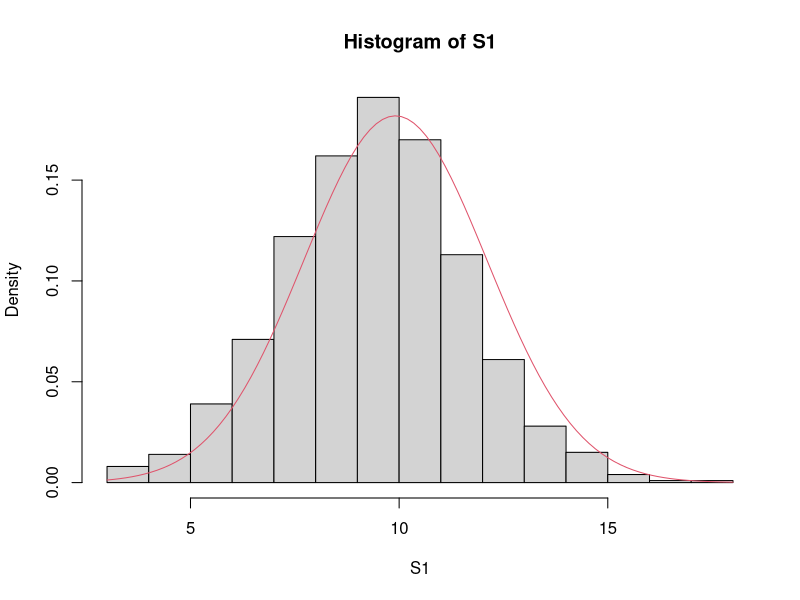
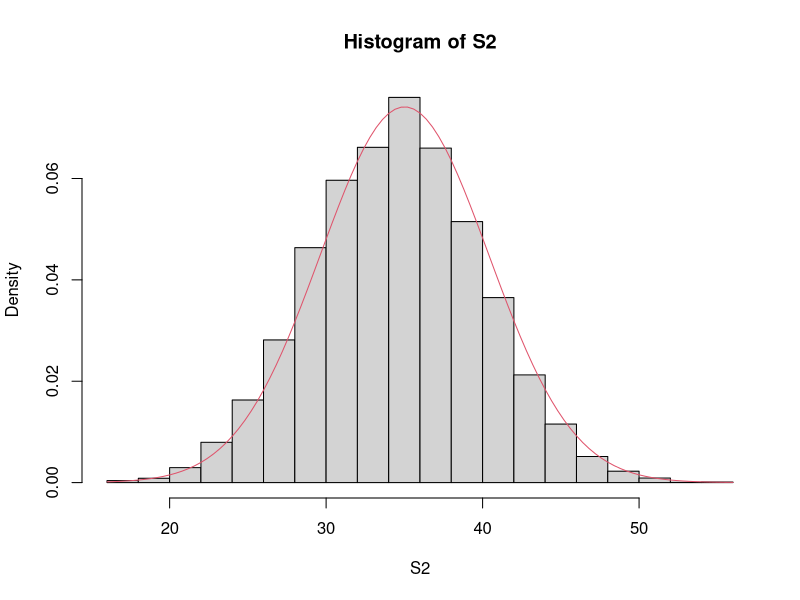
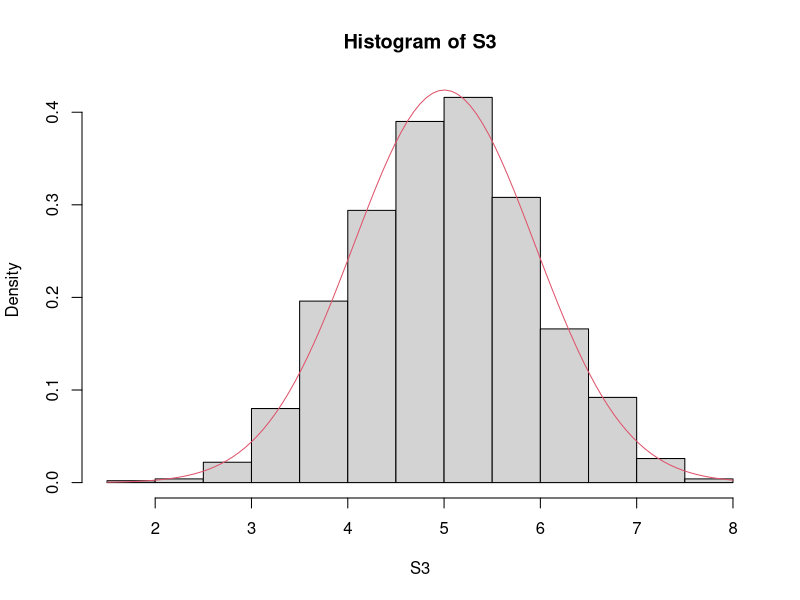

Reproduce these figures in R, in order.
## ---- chunk 1
set.seed(0)

# Repeat experiment: sum of heads tossing ten coins
S1 <- replicate(1000, { sum(sample(0:1, 20, TRUE)) })

hist(S1, prob=TRUE)

# Bell-shaped curve
curve(dnorm(x, mean(S1), sd(S1)), col=2, add=TRUE)
## ---- chunk 2
set.seed(0)

# Repeat experiment: sum of rolling ten dice
S2 <- replicate(10000, { sum(sample(1:6, 10, TRUE)) })

hist(S2, prob=TRUE)

# Bell-shaped curve
curve(dnorm(x, mean(S2), sd(S2)), col=2, add=TRUE)
## ---- chunk 3
set.seed(0)

# Repeat experiment: sum of ten uniform variables
S3 <- replicate(1000, { sum(runif(10)) })

hist(S3, prob=TRUE)

# Bell-shaped curve
curve(dnorm(x, mean(S3), sd(S3)), col=2, add=TRUE)
